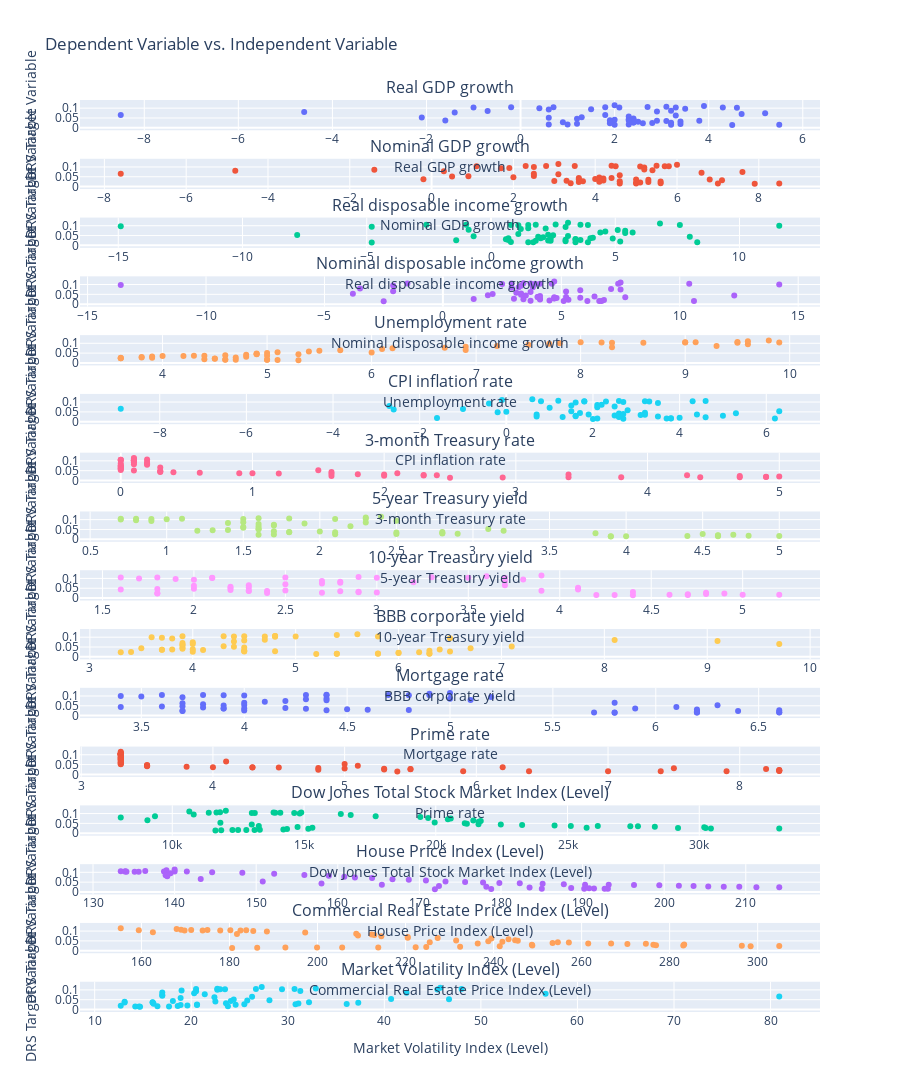

Notebook source saved alongside this figure:
### Markdown cell above
# Plots
The plots generated in this case show the relationship between the 'DRS-Target Variable' and each of the selected columns in the DataFrame. By visualizing the data in scatter plots, we can observe the patterns and trends between the 'DRS-Target Variable' (y-axis) and the selected columns (x-axis). Here are some potential insights we can gain from these plots:

1. **Real GDP growth**: We can observe how the 'DRS-Target Variable' varies with changes in real GDP growth. This plot can provide insights into the impact of real GDP growth on the target variable.

2. **Nominal GDP growth**: Similar to real GDP growth, this plot can reveal the relationship between the target variable and nominal GDP growth.

3. **Real disposable income growth**: By examining this plot, we can understand the association between the target variable and changes in real disposable income growth.

4. **Nominal disposable income growth**: This plot shows the relationship between the target variable and changes in nominal disposable income growth.

5. **Unemployment rate**: We can analyze the correlation between the target variable and the unemployment rate using this plot. It can help us understand the influence of unemployment on the target variable.

6. **CPI inflation rate**: By observing this plot, we can gain insights into how the target variable responds to changes in the Consumer Price Index (CPI) inflation rate.

7. **3-month Treasury rate, 5-year Treasury yield, 10-year Treasury yield**: These plots depict the relationship between the target variable and various Treasury rates/yields. They can provide insights into the impact of interest rates on the target variable.

8. **BBB corporate yield**: This plot shows the association between the target variable and the BBB corporate yield, which can provide insights into the relationship between corporate bond yields and the target variable.

9. **Mortgage rate, Prime rate**: These plots can reveal the relationship between the target variable and mortgage rates and prime rates, respectively. They can help us understand the influence of borrowing costs on the target variable.

10. **Dow Jones Total Stock Market Index (Level)**: By examining this plot, we can understand how changes in the Dow Jones Total Stock Market Index (Level) are related to the target variable.

11. **House Price Index (Level)**: This plot shows the relationship between the target variable and changes in the House Price Index (Level).

12. **Commercial Real Estate Price Index (Level)**: This plot depicts the association between the target variable and changes in the Commercial Real Estate Price Index (Level).

13. **Market Volatility Index (Level)**: This plot can provide insights into the relationship between the target variable and market volatility, as indicated by the Market Volatility Index (Level).

By analyzing these plots, we can identify any potential correlations, trends, or dependencies between the 'DRS-Target Variable' and the selected columns, which can help us understand the factors that may influence the target variable

### Code cell
import plotly.graph_objects as go
from plotly.subplots import make_subplots
import pandas as pd

df = df_training

# Extract column names excluding 'Scenario Name', 'Date', and 'DRS-Target Variable'
x_axis_columns = df.columns[3:]

# Remove rows with missing values
df = df.dropna()

# Create subplots using make_subplots
fig = make_subplots(rows=len(x_axis_columns), cols=1, subplot_titles=x_axis_columns)

# Add traces for each subplot
for i, column in enumerate(x_axis_columns, start=1):
    fig.add_trace(
        go.Scatter(x=df[column], y=df['DRS-Target Variable'], mode='markers', name=column),
        row=i, col=1
    )

    # Add axis labels for each subplot
    fig.update_xaxes(title_text=column, row=i, col=1)
    fig.update_yaxes(title_text='DRS Target Variable', row=i, col=1)

# Update the layout
fig.update_layout(height=len(x_axis_columns) * 300, showlegend=False, title_text="Dependent Variable vs. Independent Variable")

# Show the plot
fig.show()

### Figure 1 — Plotly figure (JSON) as saved in the notebook; plotly's stock layout.template omitted (floating-point values rounded to 4 significant figures)
{"data": [{"mode": "markers", "name": "Real GDP growth", "type": "scatter", "x": [4.5, 2, 3.2, 2.3, 5.5, 1, 0.6, 3.4, 1.2, 2.6, 2.4, 2.5, -1.6, 2.3, -2.1, -8.5, -4.6, -0.7, 1.5, 4.3, 2, 3.9, 3.1, 2.1, -1, 2.7, -0.2, 4.6, 3.3, 1.8, 0.7, 0.4, 3.5, 0.6, 3.2, 2.9, -1.4, 5.2, 4.7, 1.8, 3.3, 2.3, 1.3, 0.6, 2.4, 1.2, 2.4, 2, 1.9, 2.3, 2.9, 3.8, 3.1, 3.4, 1.9, 0.9, 2.4, 3.2, 2.8, 1.9], "xaxis": "x", "y": [0.0142, 0.0155, 0.0159, 0.0164, 0.016, 0.0162, 0.0174, 0.0192, 0.0208, 0.0229, 0.0271, 0.031, 0.0368, 0.0436, 0.0528, 0.0658, 0.0801, 0.0857, 0.0948, 0.104, 0.1148, 0.1108, 0.1066, 0.1033, 0.1036, 0.1055, 0.1051, 0.1026, 0.1033, 0.1045, 0.1048, 0.1002, 0.0974, 0.0932, 0.0866, 0.0829, 0.0777, 0.0743, 0.0706, 0.065, 0.0624, 0.0582, 0.0539, 0.0511, 0.0478, 0.0459, 0.0438, 0.0414, 0.039, 0.0368, 0.0364, 0.0357, 0.0348, 0.0322, 0.0299, 0.0283, 0.0269, 0.026, 0.0244, 0.0234], "yaxis": "y"}, {"mode": "markers", "name": "Nominal GDP growth", "type": "scatter", "x": [7.9, 5, 7, 5.6, 8.5, 4.6, 3.4, 5, 5.1, 5.3, 4.6, 4.2, -0.2, 4.4, 0.9, -7.6, -4.8, -1.4, 1.9, 5.7, 3.1, 6, 4.4, 4.5, 1.1, 5.5, 2.3, 5.1, 5.8, 3.5, 2.8, 2.5, 5.2, 1.7, 5.2, 5.4, 0.3, 7.6, 6.6, 2.5, 3.1, 4.6, 2.5, 0.5, 2, 4.1, 3.6, 4.2, 4, 3.6, 5, 6.8, 5.3, 7.1, 3.3, 3, 3.7, 5.6, 4.1, 3.6], "xaxis": "x2", "y": [0.0142, 0.0155, 0.0159, 0.0164, 0.016, 0.0162, 0.0174, 0.0192, 0.0208, 0.0229, 0.0271, 0.031, 0.0368, 0.0436, 0.0528, 0.0658, 0.0801, 0.0857, 0.0948, 0.104, 0.1148, 0.1108, 0.1066, 0.1033, 0.1036, 0.1055, 0.1051, 0.1026, 0.1033, 0.1045, 0.1048, 0.1002, 0.0974, 0.0932, 0.0866, 0.0829, 0.0777, 0.0743, 0.0706, 0.065, 0.0624, 0.0582, 0.0539, 0.0511, 0.0478, 0.0459, 0.0438, 0.0414, 0.039, 0.0368, 0.0364, 0.0357, 0.0348, 0.0322, 0.0299, 0.0283, 0.0269, 0.026, 0.0244, 0.0234], "yaxis": "y2"}, {"mode": "markers", "name": "Real disposable income growth", "type": "scatter", "x": [-4.8, 3.9, 1.7, 3.4, 8.3, 1.5, 0.8, 5.2, 3, 1.8, 0.7, 0.6, 0.7, 8, -7.8, 4.4, -0.9, 2.2, -4.8, 0.8, 3.1, 6.8, 2.6, 1.5, 3.9, -1, 1.8, 1.1, 7.6, 3.6, -2.6, 11.6, -14.9, 3, 1.5, 1.2, 5.1, 5.4, 4.6, 5.7, 5.4, 1.1, 2.3, 2.5, 3.1, -0.7, 1.9, 2.1, 4.1, 4, 2.4, 2, 4.9, 3.4, 3.4, 3, 3.6, -1.4, 2.3, 2.4], "xaxis": "x3", "y": [0.0142, 0.0155, 0.0159, 0.0164, 0.016, 0.0162, 0.0174, 0.0192, 0.0208, 0.0229, 0.0271, 0.031, 0.0368, 0.0436, 0.0528, 0.0658, 0.0801, 0.0857, 0.0948, 0.104, 0.1148, 0.1108, 0.1066, 0.1033, 0.1036, 0.1055, 0.1051, 0.1026, 0.1033, 0.1045, 0.1048, 0.1002, 0.0974, 0.0932, 0.0866, 0.0829, 0.0777, 0.0743, 0.0706, 0.065, 0.0624, 0.0582, 0.0539, 0.0511, 0.0478, 0.0459, 0.0438, 0.0414, 0.039, 0.0368, 0.0364, 0.0357, 0.0348, 0.0322, 0.0299, 0.0283, 0.0269, 0.026, 0.0244, 0.0234], "yaxis": "y3"}, {"mode": "markers", "name": "Nominal disposable income growth", "type": "scatter", "x": [-2.5, 6.6, 6.1, 6.7, 10.6, 5.1, 3.7, 4.5, 6.8, 5.3, 3, 4.8, 4, 12.3, -3.8, -2.1, -3.5, 3.8, -2.1, 3.9, 4.7, 7.5, 3.4, 4.1, 7.4, 2.9, 3.7, 2.5, 10.4, 4.6, -1.5, 14.2, -13.6, 3.3, 3.2, 2.9, 7.1, 7.5, 5.8, 5.2, 3.7, 3.1, 3.3, 2.1, 3.3, 1.9, 3.5, 4.1, 6.4, 5.2, 4, 4.7, 7.7, 5.8, 4.7, 4.7, 4.1, 1.3, 3.4, 4.1], "xaxis": "x4", "y": [0.0142, 0.0155, 0.0159, 0.0164, 0.016, 0.0162, 0.0174, 0.0192, 0.0208, 0.0229, 0.0271, 0.031, 0.0368, 0.0436, 0.0528, 0.0658, 0.0801, 0.0857, 0.0948, 0.104, 0.1148, 0.1108, 0.1066, 0.1033, 0.1036, 0.1055, 0.1051, 0.1026, 0.1033, 0.1045, 0.1048, 0.1002, 0.0974, 0.0932, 0.0866, 0.0829, 0.0777, 0.0743, 0.0706, 0.065, 0.0624, 0.0582, 0.0539, 0.0511, 0.0478, 0.0459, 0.0438, 0.0414, 0.039, 0.0368, 0.0364, 0.0357, 0.0348, 0.0322, 0.0299, 0.0283, 0.0269, 0.026, 0.0244, 0.0234], "yaxis": "y4"}, {"mode": "markers", "name": "Unemployment rate", "type": "scatter", "x": [5.3, 5.1, 5, 5, 4.7, 4.6, 4.6, 4.4, 4.5, 4.5, 4.7, 4.8, 5, 5.3, 6, 6.9, 8.3, 9.3, 9.6, 9.9, 9.8, 9.6, 9.5, 9.5, 9, 9.1, 9, 8.6, 8.3, 8.2, 8, 7.8, 7.7, 7.5, 7.2, 6.9, 6.7, 6.2, 6.1, 5.7, 5.5, 5.4, 5.1, 5, 4.9, 4.9, 4.9, 4.8, 4.6, 4.4, 4.3, 4.2, 4, 3.9, 3.8, 3.8, 3.9, 3.6, 3.6, 3.6], "xaxis": "x5", "y": [0.0142, 0.0155, 0.0159, 0.0164, 0.016, 0.0162, 0.0174, 0.0192, 0.0208, 0.0229, 0.0271, 0.031, 0.0368, 0.0436, 0.0528, 0.0658, 0.0801, 0.0857, 0.0948, 0.104, 0.1148, 0.1108, 0.1066, 0.1033, 0.1036, 0.1055, 0.1051, 0.1026, 0.1033, 0.1045, 0.1048, 0.1002, 0.0974, 0.0932, 0.0866, 0.0829, 0.0777, 0.0743, 0.0706, 0.065, 0.0624, 0.0582, 0.0539, 0.0511, 0.0478, 0.0459, 0.0438, 0.0414, 0.039, 0.0368, 0.0364, 0.0357, 0.0348, 0.0322, 0.0299, 0.0283, 0.0269, 0.026, 0.0244, 0.0234], "yaxis": "y5"}, {"mode": "markers", "name": "CPI inflation rate", "type": "scatter", "x": [2, 2.7, 6.2, 3.8, 2.1, 3.7, 3.8, -1.6, 4, 4.6, 2.6, 5, 4.4, 5.3, 6.3, -8.9, -2.7, 2.1, 3.5, 3.2, 0.6, -0.1, 1.2, 3.3, 4.3, 4.6, 2.6, 1.8, 2.3, 0.8, 1.8, 2.7, 1.6, -0.4, 2.2, 1.5, 2.5, 2.1, 1, -1, -2.6, 2.8, 1.5, 0, -0.2, 3.2, 1.7, 2.6, 2.7, 0.7, 1.9, 3.2, 3.1, 2.5, 1.6, 1.6, 0.7, 3.5, 1.3, 2.6], "xaxis": "x6", "y": [0.0142, 0.0155, 0.0159, 0.0164, 0.016, 0.0162, 0.0174, 0.0192, 0.0208, 0.0229, 0.0271, 0.031, 0.0368, 0.0436, 0.0528, 0.0658, 0.0801, 0.0857, 0.0948, 0.104, 0.1148, 0.1108, 0.1066, 0.1033, 0.1036, 0.1055, 0.1051, 0.1026, 0.1033, 0.1045, 0.1048, 0.1002, 0.0974, 0.0932, 0.0866, 0.0829, 0.0777, 0.0743, 0.0706, 0.065, 0.0624, 0.0582, 0.0539, 0.0511, 0.0478, 0.0459, 0.0438, 0.0414, 0.039, 0.0368, 0.0364, 0.0357, 0.0348, 0.0322, 0.0299, 0.0283, 0.0269, 0.026, 0.0244, 0.0234], "yaxis": "y6"}, {"mode": "markers", "name": "3-month Treasury rate", "type": "scatter", "x": [2.5, 2.9, 3.4, 3.8, 4.4, 4.7, 4.9, 4.9, 5, 4.7, 4.3, 3.4, 2.1, 1.6, 1.5, 0.3, 0.2, 0.2, 0.2, 0.1, 0.1, 0.1, 0.2, 0.1, 0.1, 0, 0, 0, 0.1, 0.1, 0.1, 0.1, 0.1, 0.1, 0, 0.1, 0, 0, 0, 0, 0, 0, 0, 0.1, 0.3, 0.3, 0.3, 0.4, 0.6, 0.9, 1, 1.2, 1.6, 1.8, 2, 2.3, 2.4, 2.3, 2, 1.6], "xaxis": "x7", "y": [0.0142, 0.0155, 0.0159, 0.0164, 0.016, 0.0162, 0.0174, 0.0192, 0.0208, 0.0229, 0.0271, 0.031, 0.0368, 0.0436, 0.0528, 0.0658, 0.0801, 0.0857, 0.0948, 0.104, 0.1148, 0.1108, 0.1066, 0.1033, 0.1036, 0.1055, 0.1051, 0.1026, 0.1033, 0.1045, 0.1048, 0.1002, 0.0974, 0.0932, 0.0866, 0.0829, 0.0777, 0.0743, 0.0706, 0.065, 0.0624, 0.0582, 0.0539, 0.0511, 0.0478, 0.0459, 0.0438, 0.0414, 0.039, 0.0368, 0.0364, 0.0357, 0.0348, 0.0322, 0.0299, 0.0283, 0.0269, 0.026, 0.0244, 0.0234], "yaxis": "y7"}, {"mode": "markers", "name": "5-year Treasury yield", "type": "scatter", "x": [3.9, 3.9, 4, 4.4, 4.6, 5, 4.8, 4.6, 4.6, 4.7, 4.5, 3.8, 2.8, 3.2, 3.1, 2.2, 1.9, 2.3, 2.5, 2.3, 2.4, 2.3, 1.6, 1.5, 2.1, 1.8, 1.1, 1, 0.9, 0.8, 0.7, 0.7, 0.8, 0.9, 1.5, 1.4, 1.6, 1.7, 1.7, 1.6, 1.5, 1.5, 1.6, 1.6, 1.4, 1.3, 1.2, 1.7, 2, 1.8, 1.8, 2.1, 2.5, 2.8, 2.8, 2.9, 2.5, 2.1, 1.7, 1.6], "xaxis": "x8", "y": [0.0142, 0.0155, 0.0159, 0.0164, 0.016, 0.0162, 0.0174, 0.0192, 0.0208, 0.0229, 0.0271, 0.031, 0.0368, 0.0436, 0.0528, 0.0658, 0.0801, 0.0857, 0.0948, 0.104, 0.1148, 0.1108, 0.1066, 0.1033, 0.1036, 0.1055, 0.1051, 0.1026, 0.1033, 0.1045, 0.1048, 0.1002, 0.0974, 0.0932, 0.0866, 0.0829, 0.0777, 0.0743, 0.0706, 0.065, 0.0624, 0.0582, 0.0539, 0.0511, 0.0478, 0.0459, 0.0438, 0.0414, 0.039, 0.0368, 0.0364, 0.0357, 0.0348, 0.0322, 0.0299, 0.0283, 0.0269, 0.026, 0.0244, 0.0234], "yaxis": "y8"}, {"mode": "markers", "name": "10-year Treasury yield", "type": "scatter", "x": [4.4, 4.2, 4.3, 4.6, 4.7, 5.2, 5, 4.7, 4.8, 4.9, 4.8, 4.4, 3.9, 4.1, 4.1, 3.7, 3.2, 3.7, 3.8, 3.7, 3.9, 3.6, 2.9, 3, 3.5, 3.3, 2.5, 2.1, 2.1, 1.8, 1.6, 1.7, 1.9, 2, 2.7, 2.8, 2.8, 2.7, 2.5, 2.3, 2, 2.2, 2.3, 2.2, 2, 1.8, 1.6, 2.2, 2.5, 2.3, 2.3, 2.4, 2.8, 2.9, 2.9, 3, 2.7, 2.4, 1.8, 1.8], "xaxis": "x9", "y": [0.0142, 0.0155, 0.0159, 0.0164, 0.016, 0.0162, 0.0174, 0.0192, 0.0208, 0.0229, 0.0271, 0.031, 0.0368, 0.0436, 0.0528, 0.0658, 0.0801, 0.0857, 0.0948, 0.104, 0.1148, 0.1108, 0.1066, 0.1033, 0.1036, 0.1055, 0.1051, 0.1026, 0.1033, 0.1045, 0.1048, 0.1002, 0.0974, 0.0932, 0.0866, 0.0829, 0.0777, 0.0743, 0.0706, 0.065, 0.0624, 0.0582, 0.0539, 0.0511, 0.0478, 0.0459, 0.0438, 0.0414, 0.039, 0.0368, 0.0364, 0.0357, 0.0348, 0.0322, 0.0299, 0.0283, 0.0269, 0.026, 0.0244, 0.0234], "yaxis": "y9"}, {"mode": "markers", "name": "BBB corporate yield", "type": "scatter", "x": [5.2, 5.4, 5.4, 5.8, 5.8, 6.3, 6.3, 6, 6, 6.2, 6.5, 6.3, 6.4, 6.7, 7.1, 9.7, 9.1, 8.1, 6.5, 5.8, 5.6, 5.4, 4.8, 4.7, 5, 4.8, 4.5, 4.8, 4.4, 4.3, 3.9, 3.6, 3.7, 3.8, 4.7, 4.5, 4.4, 4, 3.9, 4, 3.9, 3.9, 4.3, 4.4, 4.5, 3.9, 3.5, 3.9, 4, 3.8, 3.7, 3.7, 4.1, 4.5, 4.5, 4.8, 4.5, 4, 3.4, 3.3], "xaxis": "x10", "y": [0.0142, 0.0155, 0.0159, 0.0164, 0.016, 0.0162, 0.0174, 0.0192, 0.0208, 0.0229, 0.0271, 0.031, 0.0368, 0.0436, 0.0528, 0.0658, 0.0801, 0.0857, 0.0948, 0.104, 0.1148, 0.1108, 0.1066, 0.1033, 0.1036, 0.1055, 0.1051, 0.1026, 0.1033, 0.1045, 0.1048, 0.1002, 0.0974, 0.0932, 0.0866, 0.0829, 0.0777, 0.0743, 0.0706, 0.065, 0.0624, 0.0582, 0.0539, 0.0511, 0.0478, 0.0459, 0.0438, 0.0414, 0.039, 0.0368, 0.0364, 0.0357, 0.0348, 0.0322, 0.0299, 0.0283, 0.0269, 0.026, 0.0244, 0.0234], "yaxis": "y10"}, {"mode": "markers", "name": "Mortgage rate", "type": "scatter", "x": [5.8, 5.7, 5.8, 6.2, 6.2, 6.6, 6.6, 6.2, 6.2, 6.4, 6.6, 6.2, 5.9, 6.1, 6.3, 5.8, 5.1, 5, 5.2, 4.9, 5, 4.9, 4.4, 4.4, 4.8, 4.7, 4.3, 4, 3.9, 3.8, 3.6, 3.4, 3.5, 3.7, 4.4, 4.3, 4.4, 4.2, 4.1, 4, 3.7, 3.8, 4, 3.9, 3.7, 3.6, 3.4, 3.8, 4.2, 4, 3.9, 3.9, 4.3, 4.5, 4.6, 4.8, 4.4, 4, 3.7, 3.7], "xaxis": "x11", "y": [0.0142, 0.0155, 0.0159, 0.0164, 0.016, 0.0162, 0.0174, 0.0192, 0.0208, 0.0229, 0.0271, 0.031, 0.0368, 0.0436, 0.0528, 0.0658, 0.0801, 0.0857, 0.0948, 0.104, 0.1148, 0.1108, 0.1066, 0.1033, 0.1036, 0.1055, 0.1051, 0.1026, 0.1033, 0.1045, 0.1048, 0.1002, 0.0974, 0.0932, 0.0866, 0.0829, 0.0777, 0.0743, 0.0706, 0.065, 0.0624, 0.0582, 0.0539, 0.0511, 0.0478, 0.0459, 0.0438, 0.0414, 0.039, 0.0368, 0.0364, 0.0357, 0.0348, 0.0322, 0.0299, 0.0283, 0.0269, 0.026, 0.0244, 0.0234], "yaxis": "y11"}, {"mode": "markers", "name": "Prime rate", "type": "scatter", "x": [5.4, 5.9, 6.4, 7, 7.4, 7.9, 8.3, 8.3, 8.3, 8.3, 8.2, 7.5, 6.2, 5.1, 5, 4.1, 3.3, 3.3, 3.3, 3.3, 3.3, 3.3, 3.3, 3.3, 3.3, 3.3, 3.3, 3.3, 3.3, 3.3, 3.3, 3.3, 3.3, 3.3, 3.3, 3.3, 3.3, 3.3, 3.3, 3.3, 3.3, 3.3, 3.3, 3.3, 3.5, 3.5, 3.5, 3.5, 3.8, 4, 4.3, 4.3, 4.5, 4.8, 5, 5.3, 5.5, 5.5, 5.3, 4.8], "xaxis": "x12", "y": [0.0142, 0.0155, 0.0159, 0.0164, 0.016, 0.0162, 0.0174, 0.0192, 0.0208, 0.0229, 0.0271, 0.031, 0.0368, 0.0436, 0.0528, 0.0658, 0.0801, 0.0857, 0.0948, 0.104, 0.1148, 0.1108, 0.1066, 0.1033, 0.1036, 0.1055, 0.1051, 0.1026, 0.1033, 0.1045, 0.1048, 0.1002, 0.0974, 0.0932, 0.0866, 0.0829, 0.0777, 0.0743, 0.0706, 0.065, 0.0624, 0.0582, 0.0539, 0.0511, 0.0478, 0.0459, 0.0438, 0.0414, 0.039, 0.0368, 0.0364, 0.0357, 0.0348, 0.0322, 0.0299, 0.0283, 0.0269, 0.026, 0.0244, 0.0234], "yaxis": "y12"}, {"mode": "markers", "name": "Dow Jones Total Stock Market Index (Level)", "type": "scatter", "x": [11640.0, 11860.0, 12280.0, 12500.0, 13120.0, 12810.0, 13320.0, 14220.0, 14354, 15160.0, 15320.0, 14750.0, 13280.0, 13020.0, 11826, 9057.0, 8044.0, 9343.0, 10810.0, 11390.0, 12030.0, 10650.0, 11814, 13130.0, 13910.0, 13840.0, 11680.0, 13020.0, 14630.0, 14100.0, 14890.0, 14830.0, 16400.0, 16770.0, 17720.0, 19410.0, 19710.0, 20570.0, 20460.0, 21420.0, 21710.0, 21630.0, 19960.0, 21100.0, 21180.0, 21620.0, 22470.0, 23280.0, 24510.0, 25125, 26150.0, 27670.0, 27383, 28310.0, 30190.0, 25720.0, 29190.0, 30240.0, 30440.0, 33040.0], "xaxis": "x13", "y": [0.0142, 0.0155, 0.0159, 0.0164, 0.016, 0.0162, 0.0174, 0.0192, 0.0208, 0.0229, 0.0271, 0.031, 0.0368, 0.0436, 0.0528, 0.0658, 0.0801, 0.0857, 0.0948, 0.104, 0.1148, 0.1108, 0.1066, 0.1033, 0.1036, 0.1055, 0.1051, 0.1026, 0.1033, 0.1045, 0.1048, 0.1002, 0.0974, 0.0932, 0.0866, 0.0829, 0.0777, 0.0743, 0.0706, 0.065, 0.0624, 0.0582, 0.0539, 0.0511, 0.0478, 0.0459, 0.0438, 0.0414, 0.039, 0.0368, 0.0364, 0.0357, 0.0348, 0.0322, 0.0299, 0.0283, 0.0269, 0.026, 0.0244, 0.0234], "yaxis": "y13"}, {"mode": "markers", "name": "House Price Index (Level)", "type": "scatter", "x": [171.9, 178.8, 185, 190.2, 193.1, 192.7, 191.4, 190.8, 188.6, 183.5, 178.2, 172.4, 165.4, 158, 150.8, 143.2, 139.1, 138.9, 139.5, 140, 140, 139, 136.4, 135.1, 133.9, 133.4, 134, 134.1, 135.6, 138.7, 141.5, 144.6, 148.3, 152.2, 155.9, 158.9, 160.8, 162.1, 164.2, 166.7, 168.7, 170.8, 173.2, 175.6, 177.8, 179.8, 182.3, 185.1, 187.7, 190.3, 193.2, 196.3, 199.4, 201.8, 203.6, 205.4, 207.3, 209.2, 211.3, 214.1], "xaxis": "x14", "y": [0.0142, 0.0155, 0.0159, 0.0164, 0.016, 0.0162, 0.0174, 0.0192, 0.0208, 0.0229, 0.0271, 0.031, 0.0368, 0.0436, 0.0528, 0.0658, 0.0801, 0.0857, 0.0948, 0.104, 0.1148, 0.1108, 0.1066, 0.1033, 0.1036, 0.1055, 0.1051, 0.1026, 0.1033, 0.1045, 0.1048, 0.1002, 0.0974, 0.0932, 0.0866, 0.0829, 0.0777, 0.0743, 0.0706, 0.065, 0.0624, 0.0582, 0.0539, 0.0511, 0.0478, 0.0459, 0.0438, 0.0414, 0.039, 0.0368, 0.0364, 0.0357, 0.0348, 0.0322, 0.0299, 0.0283, 0.0269, 0.026, 0.0244, 0.0234], "yaxis": "y14"}, {"mode": "markers", "name": "Commercial Real Estate Price Index (Level)", "type": "scatter", "x": [180.6, 186.3, 192.7, 199.9, 205.6, 213.8, 222.3, 224.7, 232.4, 241.4, 248.8, 248.7, 236.4, 225.5, 231.5, 220.5, 212.9, 181.7, 162.6, 159.4, 155.3, 168, 169, 169.8, 173.9, 175, 171.3, 177.9, 182.5, 180.2, 183.8, 185.4, 188.5, 197.2, 208.8, 212.3, 209.2, 214.5, 220.5, 227.3, 239.5, 243.4, 244.9, 245.5, 238.8, 242, 254.6, 257.1, 253.4, 261.5, 266.7, 274.6, 270.4, 283.3, 276.3, 276.9, 283.1, 296.4, 304.9, 298.4], "xaxis": "x15", "y": [0.0142, 0.0155, 0.0159, 0.0164, 0.016, 0.0162, 0.0174, 0.0192, 0.0208, 0.0229, 0.0271, 0.031, 0.0368, 0.0436, 0.0528, 0.0658, 0.0801, 0.0857, 0.0948, 0.104, 0.1148, 0.1108, 0.1066, 0.1033, 0.1036, 0.1055, 0.1051, 0.1026, 0.1033, 0.1045, 0.1048, 0.1002, 0.0974, 0.0932, 0.0866, 0.0829, 0.0777, 0.0743, 0.0706, 0.065, 0.0624, 0.0582, 0.0539, 0.0511, 0.0478, 0.0459, 0.0438, 0.0414, 0.039, 0.0368, 0.0364, 0.0357, 0.0348, 0.0322, 0.0299, 0.0283, 0.0269, 0.026, 0.0244, 0.0234], "yaxis": "y15"}, {"mode": "markers", "name": "Market Volatility Index (Level)", "type": "scatter", "x": [14.7, 17.7, 14.2, 16.5, 14.6, 23.8, 18.6, 12.7, 19.6, 18.9, 30.8, 31.1, 32.2, 24.1, 46.7, 80.9, 56.7, 42.3, 31.3, 30.7, 27.3, 45.8, 32.9, 23.5, 29.4, 22.7, 48, 45.5, 23, 26.7, 20.5, 22.7, 19, 20.5, 17, 20.3, 21.4, 17, 17, 26.3, 22.4, 18.9, 40.7, 24.4, 28.1, 25.8, 18.1, 22.5, 13.1, 16, 16, 13.1, 37.3, 23.6, 16.1, 36.1, 25.5, 20.6, 24.6, 20.6], "xaxis": "x16", "y": [0.0142, 0.0155, 0.0159, 0.0164, 0.016, 0.0162, 0.0174, 0.0192, 0.0208, 0.0229, 0.0271, 0.031, 0.0368, 0.0436, 0.0528, 0.0658, 0.0801, 0.0857, 0.0948, 0.104, 0.1148, 0.1108, 0.1066, 0.1033, 0.1036, 0.1055, 0.1051, 0.1026, 0.1033, 0.1045, 0.1048, 0.1002, 0.0974, 0.0932, 0.0866, 0.0829, 0.0777, 0.0743, 0.0706, 0.065, 0.0624, 0.0582, 0.0539, 0.0511, 0.0478, 0.0459, 0.0438, 0.0414, 0.039, 0.0368, 0.0364, 0.0357, 0.0348, 0.0322, 0.0299, 0.0283, 0.0269, 0.026, 0.0244, 0.0234], "yaxis": "y16"}], "layout": {"annotations": [{"font": {"size": 16}, "showarrow": false, "text": "Real GDP growth", "x": 0.5, "xanchor": "center", "xref": "paper", "y": 1, "yanchor": "bottom", "yref": "paper"}, {"font": {"size": 16}, "showarrow": false, "text": "Nominal GDP growth", "x": 0.5, "xanchor": "center", "xref": "paper", "y": 0.9355, "yanchor": "bottom", "yref": "paper"}, {"font": {"size": 16}, "showarrow": false, "text": "Real disposable income growth", "x": 0.5, "xanchor": "center", "xref": "paper", "y": 0.8711, "yanchor": "bottom", "yref": "paper"}, {"font": {"size": 16}, "showarrow": false, "text": "Nominal disposable income growth", "x": 0.5, "xanchor": "center", "xref": "paper", "y": 0.8066, "yanchor": "bottom", "yref": "paper"}, {"font": {"size": 16}, "showarrow": false, "text": "Unemployment rate", "x": 0.5, "xanchor": "center", "xref": "paper", "y": 0.7422, "yanchor": "bottom", "yref": "paper"}, {"font": {"size": 16}, "showarrow": false, "text": "CPI inflation rate", "x": 0.5, "xanchor": "center", "xref": "paper", "y": 0.6777, "yanchor": "bottom", "yref": "paper"}, {"font": {"size": 16}, "showarrow": false, "text": "3-month Treasury rate", "x": 0.5, "xanchor": "center", "xref": "paper", "y": 0.6133, "yanchor": "bottom", "yref": "paper"}, {"font": {"size": 16}, "showarrow": false, "text": "5-year Treasury yield", "x": 0.5, "xanchor": "center", "xref": "paper", "y": 0.5488, "yanchor": "bottom", "yref": "paper"}, {"font": {"size": 16}, "showarrow": false, "text": "10-year Treasury yield", "x": 0.5, "xanchor": "center", "xref": "paper", "y": 0.4844, "yanchor": "bottom", "yref": "paper"}, {"font": {"size": 16}, "showarrow": false, "text": "BBB corporate yield", "x": 0.5, "xanchor": "center", "xref": "paper", "y": 0.4199, "yanchor": "bottom", "yref": "paper"}, {"font": {"size": 16}, "showarrow": false, "text": "Mortgage rate", "x": 0.5, "xanchor": "center", "xref": "paper", "y": 0.3555, "yanchor": "bottom", "yref": "paper"}, {"font": {"size": 16}, "showarrow": false, "text": "Prime rate", "x": 0.5, "xanchor": "center", "xref": "paper", "y": 0.291, "yanchor": "bottom", "yref": "paper"}, {"font": {"size": 16}, "showarrow": false, "text": "Dow Jones Total Stock Market Index (Level)", "x": 0.5, "xanchor": "center", "xref": "paper", "y": 0.2266, "yanchor": "bottom", "yref": "paper"}, {"font": {"size": 16}, "showarrow": false, "text": "House Price Index (Level)", "x": 0.5, "xanchor": "center", "xref": "paper", "y": 0.1621, "yanchor": "bottom", "yref": "paper"}, {"font": {"size": 16}, "showarrow": false, "text": "Commercial Real Estate Price Index (Level)", "x": 0.5, "xanchor": "center", "xref": "paper", "y": 0.09766, "yanchor": "bottom", "yref": "paper"}, {"font": {"size": 16}, "showarrow": false, "text": "Market Volatility Index (Level)", "x": 0.5, "xanchor": "center", "xref": "paper", "y": 0.0332, "yanchor": "bottom", "yref": "paper"}], "height": 4800, "showlegend": false, "title": {"text": "Dependent Variable vs. Independent Variable"}, "xaxis": {"anchor": "y", "domain": [0, 1], "title": {"text": "Real GDP growth"}}, "xaxis10": {"anchor": "y10", "domain": [0, 1], "title": {"text": "BBB corporate yield"}}, "xaxis11": {"anchor": "y11", "domain": [0, 1], "title": {"text": "Mortgage rate"}}, "xaxis12": {"anchor": "y12", "domain": [0, 1], "title": {"text": "Prime rate"}}, "xaxis13": {"anchor": "y13", "domain": [0, 1], "title": {"text": "Dow Jones Total Stock Market Index (Level)"}}, "xaxis14": {"anchor": "y14", "domain": [0, 1], "title": {"text": "House Price Index (Level)"}}, "xaxis15": {"anchor": "y15", "domain": [0, 1], "title": {"text": "Commercial Real Estate Price Index (Level)"}}, "xaxis16": {"anchor": "y16", "domain": [0, 1], "title": {"text": "Market Volatility Index (Level)"}}, "xaxis2": {"anchor": "y2", "domain": [0, 1], "title": {"text": "Nominal GDP growth"}}, "xaxis3": {"anchor": "y3", "domain": [0, 1], "title": {"text": "Real disposable income growth"}}, "xaxis4": {"anchor": "y4", "domain": [0, 1], "title": {"text": "Nominal disposable income growth"}}, "xaxis5": {"anchor": "y5", "domain": [0, 1], "title": {"text": "Unemployment rate"}}, "xaxis6": {"anchor": "y6", "domain": [0, 1], "title": {"text": "CPI inflation rate"}}, "xaxis7": {"anchor": "y7", "domain": [0, 1], "title": {"text": "3-month Treasury rate"}}, "xaxis8": {"anchor": "y8", "domain": [0, 1], "title": {"text": "5-year Treasury yield"}}, "xaxis9": {"anchor": "y9", "domain": [0, 1], "title": {"text": "10-year Treasury yield"}}, "yaxis": {"anchor": "x", "domain": [0.9668, 1], "title": {"text": "DRS Target Variable"}}, "yaxis10": {"anchor": "x10", "domain": [0.3867, 0.4199], "title": {"text": "DRS Target Variable"}}, "yaxis11": {"anchor": "x11", "domain": [0.3223, 0.3555], "title": {"text": "DRS Target Variable"}}, "yaxis12": {"anchor": "x12", "domain": [0.2578, 0.291], "title": {"text": "DRS Target Variable"}}, "yaxis13": {"anchor": "x13", "domain": [0.1934, 0.2266], "title": {"text": "DRS Target Variable"}}, "yaxis14": {"anchor": "x14", "domain": [0.1289, 0.1621], "title": {"text": "DRS Target Variable"}}, "yaxis15": {"anchor": "x15", "domain": [0.06445, 0.09766], "title": {"text": "DRS Target Variable"}}, "yaxis16": {"anchor": "x16", "domain": [0, 0.0332], "title": {"text": "DRS Target Variable"}}, "yaxis2": {"anchor": "x2", "domain": [0.9023, 0.9355], "title": {"text": "DRS Target Variable"}}, "yaxis3": {"anchor": "x3", "domain": [0.8379, 0.8711], "title": {"text": "DRS Target Variable"}}, "yaxis4": {"anchor": "x4", "domain": [0.7734, 0.8066], "title": {"text": "DRS Target Variable"}}, "yaxis5": {"anchor": "x5", "domain": [0.709, 0.7422], "title": {"text": "DRS Target Variable"}}, "yaxis6": {"anchor": "x6", "domain": [0.6445, 0.6777], "title": {"text": "DRS Target Variable"}}, "yaxis7": {"anchor": "x7", "domain": [0.5801, 0.6133], "title": {"text": "DRS Target Variable"}}, "yaxis8": {"anchor": "x8", "domain": [0.5156, 0.5488], "title": {"text": "DRS Target Variable"}}, "yaxis9": {"anchor": "x9", "domain": [0.4512, 0.4844], "title": {"text": "DRS Target Variable"}}}}
